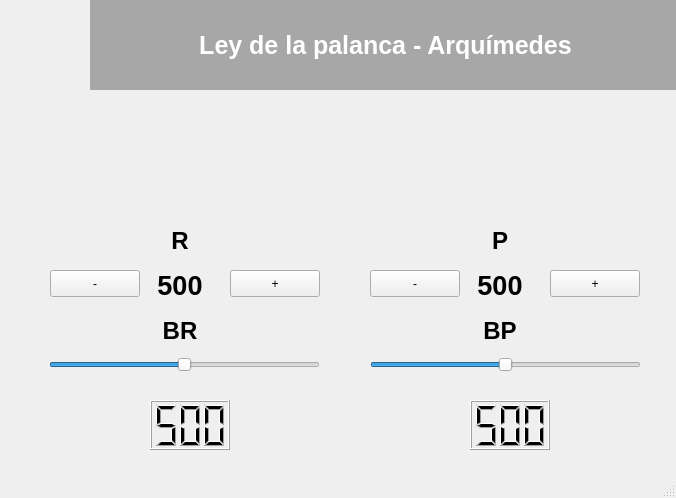
<?xml version="1.0" encoding="UTF-8"?>
<ui version="4.0">
 <class>MainWindow</class>
 <widget class="QMainWindow" name="MainWindow">
  <property name="geometry">
   <rect>
    <x>0</x>
    <y>0</y>
    <width>676</width>
    <height>498</height>
   </rect>
  </property>
  <property name="minimumSize">
   <size>
    <width>676</width>
    <height>498</height>
   </size>
  </property>
  <property name="maximumSize">
   <size>
    <width>676</width>
    <height>498</height>
   </size>
  </property>
  <property name="windowTitle">
   <string>DAM UF1 Pe1 (Patricio Vidal)</string>
  </property>
  <widget class="QWidget" name="centralwidget">
   <widget class="QPushButton" name="brmenys">
    <property name="geometry">
     <rect>
      <x>50</x>
      <y>270</y>
      <width>90</width>
      <height>27</height>
     </rect>
    </property>
    <property name="text">
     <string>-</string>
    </property>
   </widget>
   <widget class="QPushButton" name="brmes">
    <property name="geometry">
     <rect>
      <x>230</x>
      <y>270</y>
      <width>90</width>
      <height>27</height>
     </rect>
    </property>
    <property name="text">
     <string>+</string>
    </property>
   </widget>
   <widget class="QPushButton" name="bpmenys">
    <property name="geometry">
     <rect>
      <x>370</x>
      <y>270</y>
      <width>90</width>
      <height>27</height>
     </rect>
    </property>
    <property name="text">
     <string>-</string>
    </property>
   </widget>
   <widget class="QPushButton" name="bpmes">
    <property name="geometry">
     <rect>
      <x>550</x>
      <y>270</y>
      <width>90</width>
      <height>27</height>
     </rect>
    </property>
    <property name="text">
     <string>+</string>
    </property>
   </widget>
   <widget class="QSlider" name="sliderBR">
    <property name="geometry">
     <rect>
      <x>49</x>
      <y>350</y>
      <width>271</width>
      <height>29</height>
     </rect>
    </property>
    <property name="maximum">
     <number>999</number>
    </property>
    <property name="pageStep">
     <number>1</number>
    </property>
    <property name="value">
     <number>500</number>
    </property>
    <property name="orientation">
     <enum>Qt::Horizontal</enum>
    </property>
   </widget>
   <widget class="QSlider" name="sliderBP">
    <property name="geometry">
     <rect>
      <x>370</x>
      <y>350</y>
      <width>271</width>
      <height>29</height>
     </rect>
    </property>
    <property name="maximum">
     <number>999</number>
    </property>
    <property name="pageStep">
     <number>1</number>
    </property>
    <property name="value">
     <number>500</number>
    </property>
    <property name="orientation">
     <enum>Qt::Horizontal</enum>
    </property>
   </widget>
   <widget class="QLabel" name="capcelera">
    <property name="geometry">
     <rect>
      <x>90</x>
      <y>0</y>
      <width>591</width>
      <height>90</height>
     </rect>
    </property>
    <property name="font">
     <font>
      <pointsize>19</pointsize>
      <weight>75</weight>
      <bold>true</bold>
     </font>
    </property>
    <property name="styleSheet">
     <string notr="true">background-color: rgb(167, 167, 167);
color: white;</string>
    </property>
    <property name="text">
     <string>Ley de la palanca - Arquímedes</string>
    </property>
    <property name="scaledContents">
     <bool>false</bool>
    </property>
    <property name="alignment">
     <set>Qt::AlignCenter</set>
    </property>
    <property name="wordWrap">
     <bool>false</bool>
    </property>
   </widget>
   <widget class="QLabel" name="palanca">
    <property name="geometry">
     <rect>
      <x>370</x>
      <y>100</y>
      <width>271</width>
      <height>91</height>
     </rect>
    </property>
    <property name="minimumSize">
     <size>
      <width>271</width>
      <height>91</height>
     </size>
    </property>
    <property name="maximumSize">
     <size>
      <width>271</width>
      <height>91</height>
     </size>
    </property>
    <property name="styleSheet">
     <string notr="true">background-image: url(&quot;palanca.jpg&quot;);</string>
    </property>
    <property name="text">
     <string/>
    </property>
    <property name="pixmap">
     <pixmap>imatges_palanca/palanca.jpg</pixmap>
    </property>
    <property name="scaledContents">
     <bool>true</bool>
    </property>
    <property name="alignment">
     <set>Qt::AlignCenter</set>
    </property>
   </widget>
   <widget class="QLabel" name="resultat">
    <property name="geometry">
     <rect>
      <x>50</x>
      <y>110</y>
      <width>271</width>
      <height>91</height>
     </rect>
    </property>
    <property name="minimumSize">
     <size>
      <width>271</width>
      <height>91</height>
     </size>
    </property>
    <property name="maximumSize">
     <size>
      <width>271</width>
      <height>91</height>
     </size>
    </property>
    <property name="text">
     <string/>
    </property>
    <property name="scaledContents">
     <bool>true</bool>
    </property>
    <property name="alignment">
     <set>Qt::AlignCenter</set>
    </property>
    <property name="textInteractionFlags">
     <set>Qt::NoTextInteraction</set>
    </property>
   </widget>
   <widget class="QLCDNumber" name="lcdBR">
    <property name="geometry">
     <rect>
      <x>150</x>
      <y>400</y>
      <width>80</width>
      <height>50</height>
     </rect>
    </property>
    <property name="minimumSize">
     <size>
      <width>80</width>
      <height>50</height>
     </size>
    </property>
    <property name="maximumSize">
     <size>
      <width>80</width>
      <height>50</height>
     </size>
    </property>
    <property name="font">
     <font>
      <weight>75</weight>
      <bold>true</bold>
     </font>
    </property>
    <property name="styleSheet">
     <string notr="true">color: rgb(0, 0, 0);</string>
    </property>
    <property name="numDigits">
     <number>3</number>
    </property>
    <property name="value" stdset="0">
     <double>500.000000000000000</double>
    </property>
   </widget>
   <widget class="QLCDNumber" name="lcdBP">
    <property name="geometry">
     <rect>
      <x>470</x>
      <y>400</y>
      <width>80</width>
      <height>50</height>
     </rect>
    </property>
    <property name="minimumSize">
     <size>
      <width>80</width>
      <height>50</height>
     </size>
    </property>
    <property name="maximumSize">
     <size>
      <width>80</width>
      <height>50</height>
     </size>
    </property>
    <property name="font">
     <font>
      <weight>75</weight>
      <bold>true</bold>
     </font>
    </property>
    <property name="numDigits">
     <number>3</number>
    </property>
    <property name="value" stdset="0">
     <double>500.000000000000000</double>
    </property>
   </widget>
   <widget class="QLabel" name="R">
    <property name="geometry">
     <rect>
      <x>150</x>
      <y>260</y>
      <width>60</width>
      <height>51</height>
     </rect>
    </property>
    <property name="minimumSize">
     <size>
      <width>60</width>
      <height>51</height>
     </size>
    </property>
    <property name="maximumSize">
     <size>
      <width>60</width>
      <height>51</height>
     </size>
    </property>
    <property name="font">
     <font>
      <pointsize>20</pointsize>
      <weight>75</weight>
      <bold>true</bold>
     </font>
    </property>
    <property name="midLineWidth">
     <number>0</number>
    </property>
    <property name="text">
     <string>500</string>
    </property>
    <property name="alignment">
     <set>Qt::AlignCenter</set>
    </property>
   </widget>
   <widget class="QLabel" name="P">
    <property name="geometry">
     <rect>
      <x>470</x>
      <y>260</y>
      <width>60</width>
      <height>51</height>
     </rect>
    </property>
    <property name="minimumSize">
     <size>
      <width>60</width>
      <height>51</height>
     </size>
    </property>
    <property name="maximumSize">
     <size>
      <width>60</width>
      <height>51</height>
     </size>
    </property>
    <property name="font">
     <font>
      <pointsize>20</pointsize>
      <weight>75</weight>
      <bold>true</bold>
     </font>
    </property>
    <property name="text">
     <string>500</string>
    </property>
    <property name="alignment">
     <set>Qt::AlignCenter</set>
    </property>
   </widget>
   <widget class="QLabel" name="label">
    <property name="geometry">
     <rect>
      <x>0</x>
      <y>0</y>
      <width>90</width>
      <height>90</height>
     </rect>
    </property>
    <property name="minimumSize">
     <size>
      <width>90</width>
      <height>90</height>
     </size>
    </property>
    <property name="maximumSize">
     <size>
      <width>90</width>
      <height>90</height>
     </size>
    </property>
    <property name="text">
     <string/>
    </property>
    <property name="pixmap">
     <pixmap>imatges_palanca/arquimedes_palanca_mundo.jpg</pixmap>
    </property>
    <property name="scaledContents">
     <bool>true</bool>
    </property>
    <property name="alignment">
     <set>Qt::AlignCenter</set>
    </property>
    <property name="textInteractionFlags">
     <set>Qt::NoTextInteraction</set>
    </property>
   </widget>
   <widget class="QLabel" name="label_2">
    <property name="geometry">
     <rect>
      <x>150</x>
      <y>230</y>
      <width>60</width>
      <height>21</height>
     </rect>
    </property>
    <property name="font">
     <font>
      <pointsize>18</pointsize>
      <weight>75</weight>
      <bold>true</bold>
     </font>
    </property>
    <property name="text">
     <string>R</string>
    </property>
    <property name="alignment">
     <set>Qt::AlignCenter</set>
    </property>
   </widget>
   <widget class="QLabel" name="label_3">
    <property name="geometry">
     <rect>
      <x>470</x>
      <y>230</y>
      <width>60</width>
      <height>21</height>
     </rect>
    </property>
    <property name="font">
     <font>
      <pointsize>18</pointsize>
      <weight>75</weight>
      <bold>true</bold>
     </font>
    </property>
    <property name="text">
     <string>P</string>
    </property>
    <property name="alignment">
     <set>Qt::AlignCenter</set>
    </property>
   </widget>
   <widget class="QLabel" name="label_4">
    <property name="geometry">
     <rect>
      <x>150</x>
      <y>320</y>
      <width>60</width>
      <height>21</height>
     </rect>
    </property>
    <property name="font">
     <font>
      <pointsize>18</pointsize>
      <weight>75</weight>
      <bold>true</bold>
     </font>
    </property>
    <property name="text">
     <string>BR</string>
    </property>
    <property name="alignment">
     <set>Qt::AlignCenter</set>
    </property>
   </widget>
   <widget class="QLabel" name="label_5">
    <property name="geometry">
     <rect>
      <x>470</x>
      <y>320</y>
      <width>60</width>
      <height>21</height>
     </rect>
    </property>
    <property name="font">
     <font>
      <pointsize>18</pointsize>
      <weight>75</weight>
      <bold>true</bold>
     </font>
    </property>
    <property name="text">
     <string>BP</string>
    </property>
    <property name="alignment">
     <set>Qt::AlignCenter</set>
    </property>
   </widget>
  </widget>
  <widget class="QStatusBar" name="statusbar"/>
 </widget>
 <resources/>
 <connections>
  <connection>
   <sender>sliderBR</sender>
   <signal>valueChanged(int)</signal>
   <receiver>lcdBR</receiver>
   <slot>display(int)</slot>
   <hints>
    <hint type="sourcelabel">
     <x>150</x>
     <y>375</y>
    </hint>
    <hint type="destinationlabel">
     <x>69</x>
     <y>369</y>
    </hint>
   </hints>
  </connection>
  <connection>
   <sender>sliderBP</sender>
   <signal>valueChanged(int)</signal>
   <receiver>lcdBP</receiver>
   <slot>display(int)</slot>
   <hints>
    <hint type="sourcelabel">
     <x>461</x>
     <y>375</y>
    </hint>
    <hint type="destinationlabel">
     <x>401</x>
     <y>366</y>
    </hint>
   </hints>
  </connection>
 </connections>
</ui>
